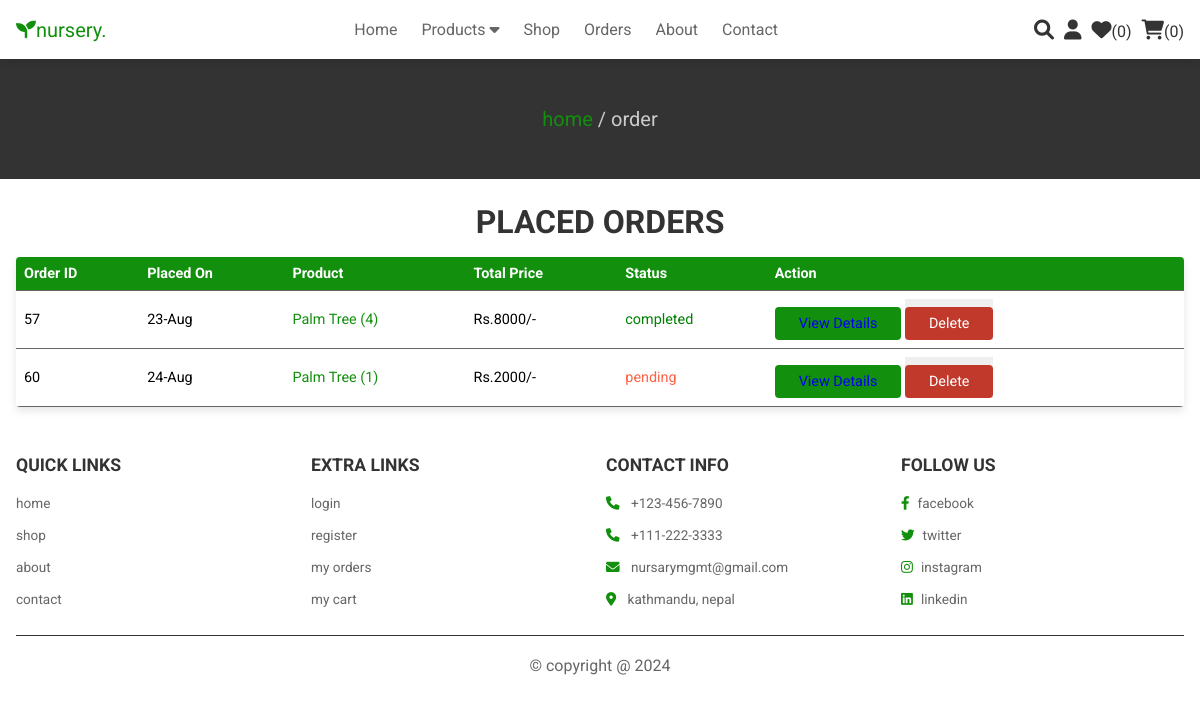
Screenshot of /orders.php (signed in) with the database file from the repository.
### tables this page shows
CREATE TABLE `orders` (
  `id` int(100) NOT NULL,
  `user_id` int(100) NOT NULL,
  `pid` int(100) NOT NULL,
  `name` varchar(100) NOT NULL,
  `number` varchar(12) NOT NULL,
  `email` varchar(100) NOT NULL,
  `method` varchar(50) NOT NULL,
  `address` varchar(500) NOT NULL,
  `city` varchar(100) NOT NULL,
  `products_name` varchar(1000) NOT NULL,
  `total_price` int(100) NOT NULL,
  `placed_on` varchar(6) NOT NULL,
  `payment_status` varchar(20) NOT NULL DEFAULT 'pending',
  `product_image` varchar(255) NOT NULL
);

### orders.php (the view, shortened to what this page needs)
<?php
@include 'config.php';
if(isset($_SESSION['user_id'])) {
    $user_id = $_SESSION['user_id'];
} else {
    $user_id = null;
}
?>
<!DOCTYPE html>
<html lang="en">
<head>
    <link rel="stylesheet" href="https://cdnjs.cloudflare.com/ajax/libs/font-awesome/6.0.0/css/all.min.css">
    <link rel="stylesheet" href="css/style.css">
</head>
<body>
    <?php @include 'header.php'; ?>
    <section class="heading">
        <p> <a href="home.php">home</a> / order </p>
    </section>
    <section class="placed-orders">
        <h1 class="title">Placed Orders</h1>
        <?php
        $select_orders = mysqli_query($conn, "SELECT o.id, o.placed_on, o.products_name, o.total_price, o.payment_status, c.pid, c.image AS product_image FROM `orders` o
       LEFT JOIN `cart` c ON o.pid = c.id
       WHERE o.user_id = '$user_id' ORDER BY o.placed_on ASC") or die('Query failed');
        if (mysqli_num_rows($select_orders) > 0) {
        ?>
            <table class="order-table">
                <thead>
                    <tr>
                        <th>Order ID</th>
                        <th>Placed On</th>
                        <th>Product</th>
                        <th>Total Price</th>
                        <th>Status</th>
                        <th>Action</th>
                    </tr>
                </thead>
                <tbody>
                    <?php
                    while ($fetch_orders = mysqli_fetch_assoc($select_orders)) {
                    ?>
                        <tr>
                            <td><?php echo $fetch_orders['id']; ?></td>
                            <td><?php echo $fetch_orders['placed_on']; ?></td>
                            <td>
                                <div class="product-info">
                                    <span><?php echo $fetch_orders['products_name']; ?></span>
                                </div>
                            </td>
                            <td>Rs.<?php echo $fetch_orders['total_price']; ?>/-</td>
                            <td style="color:<?php echo ($fetch_orders['payment_status'] == 'pending') ? 'tomato' : 'green'; ?>"><?php echo $fetch_orders['payment_status']; ?></td>
                            <td>
                                <button class="option-btn" data-order-id="<?php echo $fetch_orders['id']; ?>">
                                    <a href="user_order_details.php?order_id=<?php echo $fetch_orders['id']; ?>">View Details</a>
                                </button>
                                <button>
                                    <a href="orders.php?delete=<?php echo $fetch_orders['id']; ?>" class="delete-btn" onclick="return confirm('delete this order?');">Delete</a>
                                </button>
                            </td>
                        </tr>
                    <?php
                    }
                    ?>
                </tbody>
            </table>
        <?php
        } else {
            echo '<p class="empty">No orders placed yet!</p>';
        }
        ?>
    </section>
    <?php @include 'footer.php'; ?>
</body>
</html>

### css/style.css (style rules this page uses)
:root { --green: #12900d; --red: #c0392b; --orange: #12900d; --black: #333; --white: #fff; --light-color: #666; --light-white: #ccc; --light-bg: #f5f5f5; --border: 0.2rem solid var(--black); --box-shadow: 0 0.5rem 1rem rgba(0, 0, 0, 0.1); }
* { font-family: "roboto"; margin: 0; padding: 0; box-sizing: border-box; outline: none; border: none; text-decoration: none; transition: all 0.2s linear; }
html { font-size: 50%; overflow-x: hidden; scroll-behavior: smooth; scroll-padding-top: 6.5rem; }
body { background-image: url("images/slide2.jpg"); background-repeat: no-repeat; background-size: cover; }
section { padding: 3rem 2rem; }
.btn, .delete-btn, .option-btn { display: inline-block; border-radius: .5rem; margin-top: 1rem; font-size: 1.8rem; color:var(--white); cursor: pointer; padding:1rem 3rem; text-transform: capitalize; }
.delete-btn { background-color: var(--red); }
.option-btn { background-color: var(--orange); }
.heading { display: flex; flex-flow: column; align-items: center; justify-content: center; gap: 1rem; background-color: var(--black); text-align: center; min-height: 15vh; }
.heading p { font-size: 2.5rem; color: var(--light-white); }
.heading p a { color: var(--green); }
.title { text-align: center; margin-bottom: 2rem; color: var(--black); text-transform: uppercase; font-size: 4rem; }
.placed-orders .order-table { width: 100%; max-width: 1200px; margin: 0 auto; border-collapse: collapse; box-shadow: var(--box-shadow); border-radius: 0.5rem; overflow: hidden; background-color: var(--white); }
.placed-orders .order-table th, .placed-orders .order-table td { padding: 1rem; font-size: 1.8rem; text-align: left; border-bottom: 1px solid var(--light-color); }
.placed-orders .order-table th { background-color: var(--green); color: var(--white); }
.placed-orders .order-table td span { color: var(--green); }
table { width: 100%; border-collapse: collapse; }
table th, table td { padding: 1rem; text-align: left; border-bottom: 1px solid #ccc; }

### rows the page displays
orders: id "57", placed_on "23-Aug", products_name "Palm Tree (4)", total_price "8000", payment_status "completed"
orders: id "60", placed_on "24-Aug", products_name "Palm Tree (1)", total_price "2000", payment_status "pending"

### other values shown
$wishlist_num_rows "0"
$cart_num_rows "0"
